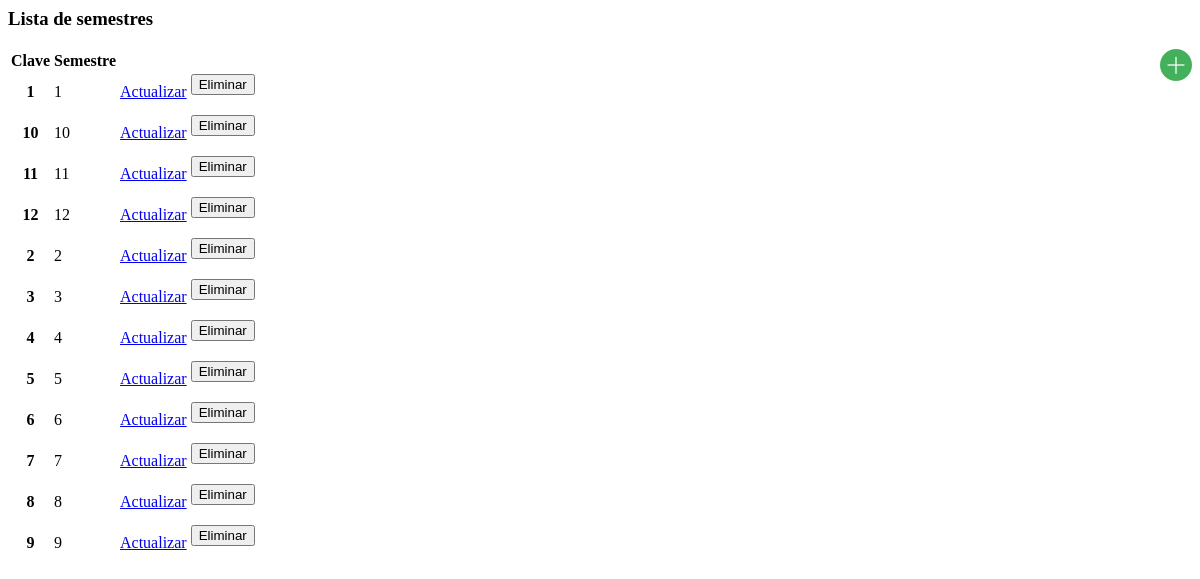
The app's page /semestres/semestres.php with its own data.
### tables this page shows
CREATE TABLE semestres (
	clave VARCHAR(40) PRIMARY KEY,
	semestre VARCHAR(200)
);

### conexion/datos_conexion.php (called while the page is built, shortened)
<?php
	$DB_NOMBRE = 'verano';
?>

### semestres/semestres.php (the view, shortened to what this page needs)
<?php
	require 'SemestreModel.php';
	$semestres = new SemestreModel;
	$listaSemestres = $semestres->getListaSemestres();
?>
<div class="col panel panel-success col-lg-offset-0">
	<div class="panel-heading text-center">
		<h3 >Lista de semestres</h3>
	</div>
	<div class="panel-body ">
		<a href="../semestres/agregar.php"><img src="../img/mas.png" alt="" style="float: right;" title="Agregar" ></a>
		<table class="table">
			<thead>
				<tr>
					<th>Clave</th>
					<th>Semestre</th>
					<th></th>
					<th></th>
				</tr>
			</thead>
			<tbody>
				<?php
					if ( $listaSemestres ){
						while($row = $listaSemestres->fetch_assoc()) { ?>
							<tr>
								<th> <?php echo $row['clave']; ?> </th>
								<td> <?php echo $row['semestre']; ?> </td>
								<td>
									<a class="btn btn-primary" href="../semestres/actualizar.php?clave=<?php echo $row['clave']; ?>">Actualizar</a>
								</td>
								<td>
									 <form action="../semestres/SemestreModel.php" method="POST">
										<input name="btt_eliminar" type="submit" class="btn btn-danger" value="Eliminar">
									</form>
								</td>
							</tr>
				<?php } } ?>
			</tbody>
		</table>
	</div>
</div>

### semestres/SemestreModel.php (shortened to what this page needs)
<html>
	<head>
		<link rel="stylesheet" type="text/css" href="../css/sweetalert.css">
	</head>
</html>
<?php
	class SemestreModel {
		function getListaSemestres () {
			require '../conexion/conexion_mysqli.php';
			$sql = "SELECT * FROM semestres";
			$result = $conexion->query($sql);
			if ($result->num_rows > 0) {
				return $result;
			}
			return null;
		}
	}
?>

### records on screen
semestres: clave "1", semestre "1"
semestres: clave "10", semestre "10"
semestres: clave "11", semestre "11"
semestres: clave "12", semestre "12"
semestres: clave "2", semestre "2"
semestres: clave "3", semestre "3"
semestres: clave "4", semestre "4"
semestres: clave "5", semestre "5"
semestres: clave "6", semestre "6"
semestres: clave "7", semestre "7"
semestres: clave "8", semestre "8"
semestres: clave "9", semestre "9"
